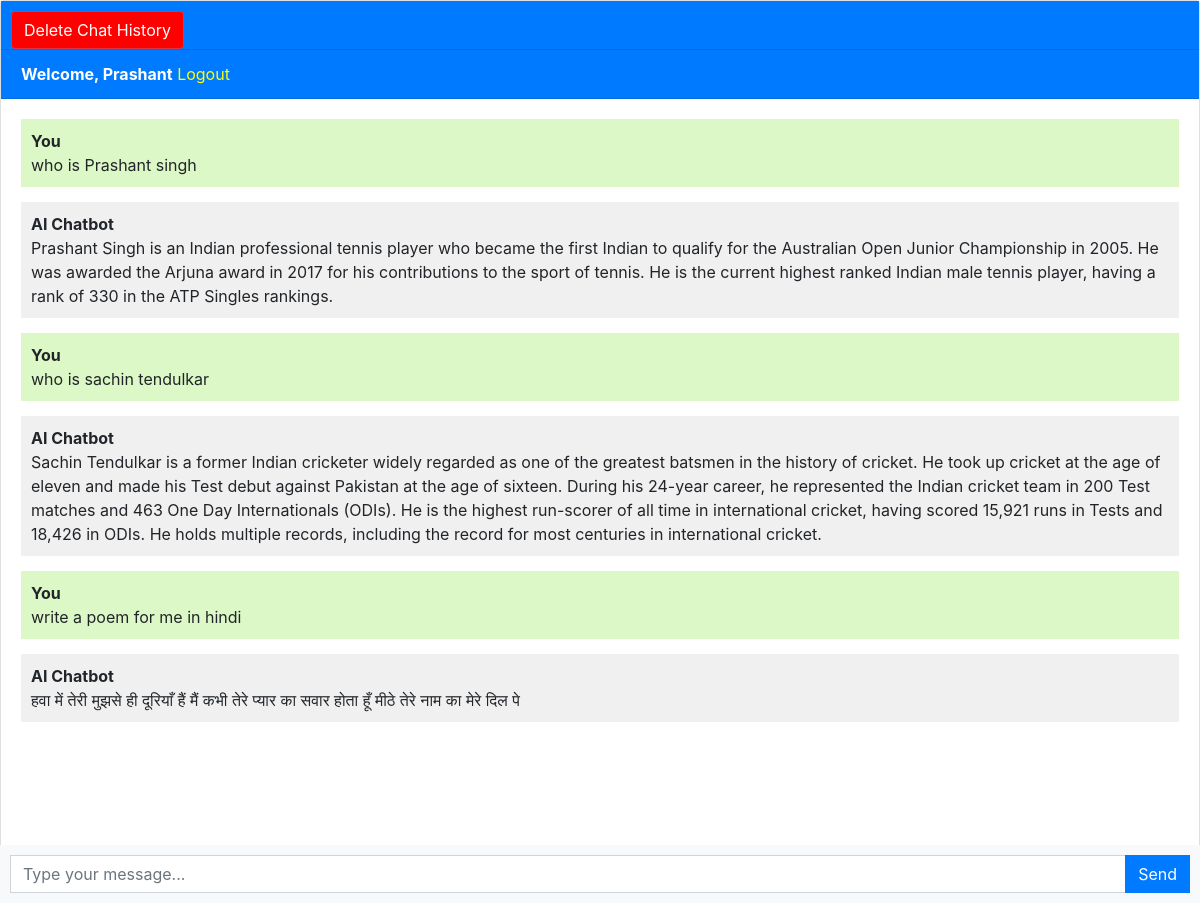
/ (signed in), run on the app's committed database.
### chatbot_app/models.py (models this page shows, shortened)
class Chat(models.Model):
    user = models.ForeignKey(User,on_delete=models.CASCADE)
    message = models.CharField(max_length=1000)
    response = models.CharField(max_length=1000)
    created_at = models.DateTimeField(auto_now_add=True)

### chatbot_app/views.py (the view, shortened to what this page needs)
# urls.py: path('',views.chatbot,name='chatbot'),
@login_required
def chatbot(request):
    user_chats = Chat.objects.filter(user=request.user) #.order_by('-created_at')
    last_chat = user_chats.last()  # Get the last chat of the user
    return render(request, 'chatbot.html', {'chats': user_chats})

### templates/chatbot.html (shortened to what this page needs)
{% extends 'base.html' %}
{% block content %}
<div class="chat-container">
  <div class="card flex-grow-1">
    <div class="delete-button-container">
      <form action="{% url 'delete_chat_history' %}" method="post">
        <button type="submit" class="btn btn-danger delete-button">Delete Chat History</button>
      </form>
      </div>
    <div class="card-header bg-primary text-white">Chat</div>
    {% if user.is_authenticated %}
    <div class="card-header bg-primary text-white"><b>Welcome, {{user.username}}</b>   <a style="color: yellow;" href="logout">Logout</a></div>
    {% else %}
    <div class="card-header bg-primary text-white"><a style="color: yellow" href="login">Login</a>   <a style="color: yellow;" href="register">Register</a></div>
    {% endif %}
    <div class="card-body messages-box">
      <ul class="list-unstyled messages-list">
        {% for chat in chats %}
          {% if chat.user == request.user %}
            <li class="message sent">
          <div class="message-text">
            <div class="message-sender">
              <b>You</b>
            </div>
            <div class="message-content">
              {{chat.message}}
            </div>
          </div>
        </li>
        <li class="message received">
          <div class="message-text">
            <div class="message-sender">
              <b>AI Chatbot</b>
            </div>
            <div class="message-content">
              {{chat.response}}
            </div>
          </div>
        </li>
          {% endif %}
        {% endfor %}
      </ul>
    </div>
    <br><br>
    <br><br>
    <br><br>
  </div>
  <form class="message-form">
    <div class="input-group">
      <input type="text" class="form-control message-input" placeholder="Type your message...">
      <div class="input-group-append">
        <button type="submit" class="btn btn-primary btn-send">Send</button>
      </div>
    </div>
  </form>
</div>
{% endblock %}

### templates/chatbot.html (style rules this page uses)
body, html { height: 100%; }
.messages-box { flex: 1; overflow-y: auto; }
.messages-list { padding-left: 0; }
.message { margin-bottom: 15px; list-style: none; }
.message-text { padding: 10px; border-radius: 5px; }
.sent { background-color: #dcf8c6; align-self: flex-end; }
.received { background-color: #f1f0f0; align-self: flex-start; }
.message-form { display: flex; position: fixed; bottom: 0; left: 0; right: 0; padding: 10px; background-color: #f8f9fa; }
.message-input { flex: 1; border-radius: 0; border-right: none; }
.btn-send { border-radius: 0; }
.chat-container { height: 100%; display: flex; flex-direction: column; }
.delete-button-container { position: absolute; top: 10px; left: 10px; z-index: 1; }
.delete-button { background-color: red; }

### data on the page
Chat: message "who is Prashant singh", response "Prashant Singh is an Indian professional tennis player who became the first Indian to qualify for the Australian Open Junior Championship in 2005. He was awarded the Arjuna award in 2017 for his contributions to the sport of tennis. He is the current highest ranked Indian male tennis player, having a rank of 330 in the ATP Singles rankings."
Chat: message "who is sachin tendulkar", response "Sachin Tendulkar is a former Indian cricketer widely regarded as one of the greatest batsmen in the history of cricket. He took up cricket at the age of eleven and made his Test debut against Pakistan at the age of sixteen. During his 24-year career, he represented the Indian cricket team in 200 Test matches and 463 One Day Internationals (ODIs). He is the highest run-scorer of all time in international cricket, having scored 15,921 runs in Tests and 18,426 in ODIs. He holds multiple records, including the record for most centuries in international cricket."
Chat: message "write a poem for me in hindi", response "हवा में तेरी मुझसे ही दूरियाँ हैं मैं कभी तेरे प्यार का सवार होता हूँ मीठे तेरे नाम का मेरे दिल पे"

### other printed values
{{ user.username }} "Prashant"
